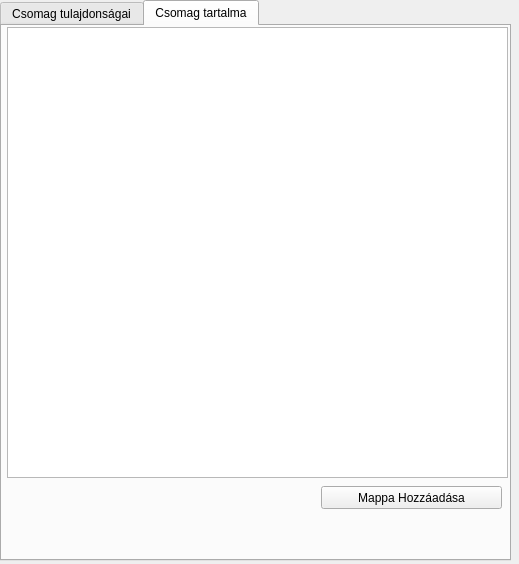
<?xml version="1.0" encoding="UTF-8"?>
<ui version="4.0">
 <class>Packagewiz</class>
 <widget class="QDialog" name="Packagewiz">
  <property name="geometry">
   <rect>
    <x>0</x>
    <y>0</y>
    <width>519</width>
    <height>564</height>
   </rect>
  </property>
  <property name="windowTitle">
   <string>Dialog</string>
  </property>
  <widget class="QTabWidget" name="tabWidget">
   <property name="geometry">
    <rect>
     <x>0</x>
     <y>0</y>
     <width>511</width>
     <height>561</height>
    </rect>
   </property>
   <property name="currentIndex">
    <number>1</number>
   </property>
   <widget class="QWidget" name="tab_3">
    <attribute name="title">
     <string>Csomag tulajdonságai</string>
    </attribute>
    <widget class="QGroupBox" name="groupBox_6">
     <property name="geometry">
      <rect>
       <x>0</x>
       <y>0</y>
       <width>481</width>
       <height>41</height>
      </rect>
     </property>
     <property name="title">
      <string>Csomagnév</string>
     </property>
     <widget class="QLineEdit" name="deb_name">
      <property name="geometry">
       <rect>
        <x>0</x>
        <y>20</y>
        <width>481</width>
        <height>21</height>
       </rect>
      </property>
     </widget>
    </widget>
    <widget class="QGroupBox" name="groupBox_9">
     <property name="geometry">
      <rect>
       <x>0</x>
       <y>40</y>
       <width>231</width>
       <height>51</height>
      </rect>
     </property>
     <property name="title">
      <string>Karbantartó neve</string>
     </property>
     <widget class="QLineEdit" name="debmaintainer_name">
      <property name="geometry">
       <rect>
        <x>0</x>
        <y>20</y>
        <width>231</width>
        <height>21</height>
       </rect>
      </property>
     </widget>
    </widget>
    <widget class="QGroupBox" name="groupBox_5">
     <property name="geometry">
      <rect>
       <x>0</x>
       <y>80</y>
       <width>231</width>
       <height>41</height>
      </rect>
     </property>
     <property name="title">
      <string>Verzió</string>
     </property>
     <widget class="QLineEdit" name="deb_ver">
      <property name="geometry">
       <rect>
        <x>0</x>
        <y>20</y>
        <width>231</width>
        <height>21</height>
       </rect>
      </property>
     </widget>
    </widget>
    <widget class="QGroupBox" name="groupBox_4">
     <property name="geometry">
      <rect>
       <x>0</x>
       <y>130</y>
       <width>481</width>
       <height>51</height>
      </rect>
     </property>
     <property name="title">
      <string>Típus</string>
     </property>
     <widget class="QLineEdit" name="deb_section">
      <property name="geometry">
       <rect>
        <x>10</x>
        <y>20</y>
        <width>231</width>
        <height>21</height>
       </rect>
      </property>
     </widget>
     <widget class="QComboBox" name="deb_section_list">
      <property name="geometry">
       <rect>
        <x>260</x>
        <y>20</y>
        <width>111</width>
        <height>21</height>
       </rect>
      </property>
      <item>
       <property name="text">
        <string>admin</string>
       </property>
      </item>
      <item>
       <property name="text">
        <string>cli-mono</string>
       </property>
      </item>
      <item>
       <property name="text">
        <string>comm</string>
       </property>
      </item>
      <item>
       <property name="text">
        <string>database</string>
       </property>
      </item>
      <item>
       <property name="text">
        <string>debug</string>
       </property>
      </item>
      <item>
       <property name="text">
        <string>devel</string>
       </property>
      </item>
      <item>
       <property name="text">
        <string>doc</string>
       </property>
      </item>
      <item>
       <property name="text">
        <string>editors</string>
       </property>
      </item>
      <item>
       <property name="text">
        <string>education</string>
       </property>
      </item>
      <item>
       <property name="text">
        <string>electronics</string>
       </property>
      </item>
      <item>
       <property name="text">
        <string>embedded</string>
       </property>
      </item>
      <item>
       <property name="text">
        <string>fonts</string>
       </property>
      </item>
      <item>
       <property name="text">
        <string>games</string>
       </property>
      </item>
      <item>
       <property name="text">
        <string>gnome</string>
       </property>
      </item>
      <item>
       <property name="text">
        <string>gnu-r</string>
       </property>
      </item>
      <item>
       <property name="text">
        <string>gnustep</string>
       </property>
      </item>
      <item>
       <property name="text">
        <string>graphics</string>
       </property>
      </item>
      <item>
       <property name="text">
        <string>hamradio</string>
       </property>
      </item>
      <item>
       <property name="text">
        <string>haskell</string>
       </property>
      </item>
      <item>
       <property name="text">
        <string>httpd</string>
       </property>
      </item>
      <item>
       <property name="text">
        <string>interpreters</string>
       </property>
      </item>
      <item>
       <property name="text">
        <string>introspection</string>
       </property>
      </item>
      <item>
       <property name="text">
        <string>java</string>
       </property>
      </item>
      <item>
       <property name="text">
        <string>javascript</string>
       </property>
      </item>
      <item>
       <property name="text">
        <string>kde</string>
       </property>
      </item>
      <item>
       <property name="text">
        <string>kernel</string>
       </property>
      </item>
      <item>
       <property name="text">
        <string>libdevel</string>
       </property>
      </item>
      <item>
       <property name="text">
        <string>libs</string>
       </property>
      </item>
      <item>
       <property name="text">
        <string>lisp</string>
       </property>
      </item>
      <item>
       <property name="text">
        <string>localization</string>
       </property>
      </item>
      <item>
       <property name="text">
        <string>mail</string>
       </property>
      </item>
      <item>
       <property name="text">
        <string>math</string>
       </property>
      </item>
      <item>
       <property name="text">
        <string>metapackages</string>
       </property>
      </item>
      <item>
       <property name="text">
        <string>misc</string>
       </property>
      </item>
      <item>
       <property name="text">
        <string>net</string>
       </property>
      </item>
      <item>
       <property name="text">
        <string>news</string>
       </property>
      </item>
      <item>
       <property name="text">
        <string>ocaml</string>
       </property>
      </item>
      <item>
       <property name="text">
        <string>oldlibs</string>
       </property>
      </item>
      <item>
       <property name="text">
        <string>otherosfs</string>
       </property>
      </item>
      <item>
       <property name="text">
        <string>perl</string>
       </property>
      </item>
      <item>
       <property name="text">
        <string>php</string>
       </property>
      </item>
      <item>
       <property name="text">
        <string>python</string>
       </property>
      </item>
      <item>
       <property name="text">
        <string>ruby</string>
       </property>
      </item>
      <item>
       <property name="text">
        <string>rust</string>
       </property>
      </item>
      <item>
       <property name="text">
        <string>science</string>
       </property>
      </item>
      <item>
       <property name="text">
        <string>shells</string>
       </property>
      </item>
      <item>
       <property name="text">
        <string>sound</string>
       </property>
      </item>
      <item>
       <property name="text">
        <string>tasks</string>
       </property>
      </item>
      <item>
       <property name="text">
        <string>tex</string>
       </property>
      </item>
      <item>
       <property name="text">
        <string>text</string>
       </property>
      </item>
      <item>
       <property name="text">
        <string>utils</string>
       </property>
      </item>
      <item>
       <property name="text">
        <string>vcs</string>
       </property>
      </item>
      <item>
       <property name="text">
        <string>video</string>
       </property>
      </item>
      <item>
       <property name="text">
        <string>web</string>
       </property>
      </item>
      <item>
       <property name="text">
        <string>x11</string>
       </property>
      </item>
      <item>
       <property name="text">
        <string>xfce</string>
       </property>
      </item>
      <item>
       <property name="text">
        <string>zope</string>
       </property>
      </item>
     </widget>
     <widget class="QPushButton" name="deb_section_add">
      <property name="geometry">
       <rect>
        <x>390</x>
        <y>20</y>
        <width>80</width>
        <height>23</height>
       </rect>
      </property>
      <property name="text">
       <string>Hozzáad</string>
      </property>
     </widget>
    </widget>
    <widget class="QGroupBox" name="groupBox_8">
     <property name="geometry">
      <rect>
       <x>0</x>
       <y>180</y>
       <width>191</width>
       <height>51</height>
      </rect>
     </property>
     <property name="title">
      <string>Telepített méret</string>
     </property>
     <widget class="QLineEdit" name="deb_size">
      <property name="geometry">
       <rect>
        <x>10</x>
        <y>20</y>
        <width>171</width>
        <height>22</height>
       </rect>
      </property>
     </widget>
    </widget>
    <widget class="QGroupBox" name="groupBox_10">
     <property name="geometry">
      <rect>
       <x>240</x>
       <y>40</y>
       <width>231</width>
       <height>51</height>
      </rect>
     </property>
     <property name="title">
      <string>Karbantartó e-mail címe</string>
     </property>
     <widget class="QLineEdit" name="debmaintainer_mail">
      <property name="geometry">
       <rect>
        <x>0</x>
        <y>20</y>
        <width>221</width>
        <height>21</height>
       </rect>
      </property>
     </widget>
    </widget>
    <widget class="QGroupBox" name="groupBox">
     <property name="geometry">
      <rect>
       <x>240</x>
       <y>90</y>
       <width>131</width>
       <height>41</height>
      </rect>
     </property>
     <property name="title">
      <string>CPU-arhitektúra</string>
     </property>
     <widget class="QComboBox" name="deb_arch">
      <property name="geometry">
       <rect>
        <x>0</x>
        <y>20</y>
        <width>111</width>
        <height>21</height>
       </rect>
      </property>
      <item>
       <property name="text">
        <string extracomment="32 bit cpu(x86)">i386</string>
       </property>
      </item>
      <item>
       <property name="text">
        <string extracomment="64 bit cpu(x64)">amd64</string>
       </property>
      </item>
      <item>
       <property name="text">
        <string>Alpha</string>
       </property>
      </item>
      <item>
       <property name="text">
        <string>Arm</string>
       </property>
      </item>
      <item>
       <property name="text">
        <string>Armel</string>
       </property>
      </item>
      <item>
       <property name="text">
        <string>armhf</string>
       </property>
      </item>
      <item>
       <property name="text">
        <string>arm64</string>
       </property>
      </item>
      <item>
       <property name="text">
        <string>hppa</string>
       </property>
      </item>
      <item>
       <property name="text">
        <string>ia64</string>
       </property>
      </item>
      <item>
       <property name="text">
        <string>m68k</string>
       </property>
      </item>
      <item>
       <property name="text">
        <string>mips</string>
       </property>
      </item>
      <item>
       <property name="text">
        <string>mipsel</string>
       </property>
      </item>
      <item>
       <property name="text">
        <string>mips64el</string>
       </property>
      </item>
      <item>
       <property name="text">
        <string>PowerPC</string>
       </property>
      </item>
      <item>
       <property name="text">
        <string>PowerSPE</string>
       </property>
      </item>
      <item>
       <property name="text">
        <string>PPC64</string>
       </property>
      </item>
      <item>
       <property name="text">
        <string>ppc64el</string>
       </property>
      </item>
      <item>
       <property name="text">
        <string>riscv64</string>
       </property>
      </item>
      <item>
       <property name="text">
        <string>s390</string>
       </property>
      </item>
      <item>
       <property name="text">
        <string>s390x</string>
       </property>
      </item>
      <item>
       <property name="text">
        <string>SH4</string>
       </property>
      </item>
      <item>
       <property name="text">
        <string>sparc64</string>
       </property>
      </item>
      <item>
       <property name="text">
        <string>x32</string>
       </property>
      </item>
      <item>
       <property name="text">
        <string>hurd-i386</string>
       </property>
      </item>
      <item>
       <property name="text">
        <string>netbsd-i386</string>
       </property>
      </item>
      <item>
       <property name="text">
        <string>netbsd-alpha</string>
       </property>
      </item>
      <item>
       <property name="text">
        <string>kfreebsd-i386</string>
       </property>
      </item>
      <item>
       <property name="text">
        <string>kfreebsd-amd64 </string>
       </property>
      </item>
     </widget>
    </widget>
    <widget class="QGroupBox" name="groupBox_7">
     <property name="geometry">
      <rect>
       <x>380</x>
       <y>90</y>
       <width>121</width>
       <height>51</height>
      </rect>
     </property>
     <property name="title">
      <string>Prioritás</string>
     </property>
     <widget class="QComboBox" name="deb_priority">
      <property name="geometry">
       <rect>
        <x>0</x>
        <y>20</y>
        <width>111</width>
        <height>21</height>
       </rect>
      </property>
      <item>
       <property name="text">
        <string>optional</string>
       </property>
      </item>
      <item>
       <property name="text">
        <string>required</string>
       </property>
      </item>
      <item>
       <property name="text">
        <string>important</string>
       </property>
      </item>
      <item>
       <property name="text">
        <string>standard</string>
       </property>
      </item>
      <item>
       <property name="text">
        <string>extra</string>
       </property>
      </item>
     </widget>
    </widget>
    <widget class="QGroupBox" name="groupBox_12">
     <property name="geometry">
      <rect>
       <x>200</x>
       <y>180</y>
       <width>271</width>
       <height>51</height>
      </rect>
     </property>
     <property name="title">
      <string>Honlap:</string>
     </property>
     <widget class="QLineEdit" name="deb_website">
      <property name="geometry">
       <rect>
        <x>10</x>
        <y>20</y>
        <width>251</width>
        <height>22</height>
       </rect>
      </property>
      <property name="text">
       <string>https://</string>
      </property>
     </widget>
    </widget>
    <widget class="QGroupBox" name="groupBox_2">
     <property name="geometry">
      <rect>
       <x>0</x>
       <y>230</y>
       <width>481</width>
       <height>151</height>
      </rect>
     </property>
     <property name="title">
      <string>Függőségek</string>
     </property>
     <widget class="QPlainTextEdit" name="depends_text">
      <property name="geometry">
       <rect>
        <x>0</x>
        <y>20</y>
        <width>471</width>
        <height>91</height>
       </rect>
      </property>
     </widget>
     <widget class="QLineEdit" name="depend_edit">
      <property name="geometry">
       <rect>
        <x>0</x>
        <y>120</y>
        <width>361</width>
        <height>31</height>
       </rect>
      </property>
     </widget>
     <widget class="QPushButton" name="pushButton_2">
      <property name="geometry">
       <rect>
        <x>380</x>
        <y>120</y>
        <width>80</width>
        <height>23</height>
       </rect>
      </property>
      <property name="text">
       <string>Hozzáad</string>
      </property>
     </widget>
    </widget>
    <widget class="QGroupBox" name="groupBox_3">
     <property name="geometry">
      <rect>
       <x>0</x>
       <y>390</y>
       <width>481</width>
       <height>71</height>
      </rect>
     </property>
     <property name="title">
      <string>Leírás</string>
     </property>
     <widget class="QPlainTextEdit" name="depend_desc">
      <property name="geometry">
       <rect>
        <x>0</x>
        <y>20</y>
        <width>481</width>
        <height>51</height>
       </rect>
      </property>
     </widget>
    </widget>
    <widget class="QGroupBox" name="groupBox_11">
     <property name="geometry">
      <rect>
       <x>0</x>
       <y>470</y>
       <width>381</width>
       <height>41</height>
      </rect>
     </property>
     <property name="title">
      <string>Mappa útvonala</string>
     </property>
     <widget class="QLineEdit" name="deb_dirname">
      <property name="geometry">
       <rect>
        <x>0</x>
        <y>20</y>
        <width>381</width>
        <height>22</height>
       </rect>
      </property>
     </widget>
    </widget>
    <widget class="QPushButton" name="createdebproject">
     <property name="geometry">
      <rect>
       <x>400</x>
       <y>490</y>
       <width>80</width>
       <height>23</height>
      </rect>
     </property>
     <property name="text">
      <string>Létrehozás</string>
     </property>
    </widget>
   </widget>
   <widget class="QWidget" name="tab_4">
    <attribute name="title">
     <string>Csomag tartalma</string>
    </attribute>
    <widget class="QPushButton" name="diradddebputton">
     <property name="geometry">
      <rect>
       <x>319</x>
       <y>460</y>
       <width>181</width>
       <height>23</height>
      </rect>
     </property>
     <property name="text">
      <string>Mappa Hozzáadása</string>
     </property>
    </widget>
    <widget class="QListWidget" name="debdirlist">
     <property name="geometry">
      <rect>
       <x>5</x>
       <y>1</y>
       <width>501</width>
       <height>451</height>
      </rect>
     </property>
    </widget>
   </widget>
  </widget>
 </widget>
 <resources/>
 <connections/>
</ui>
